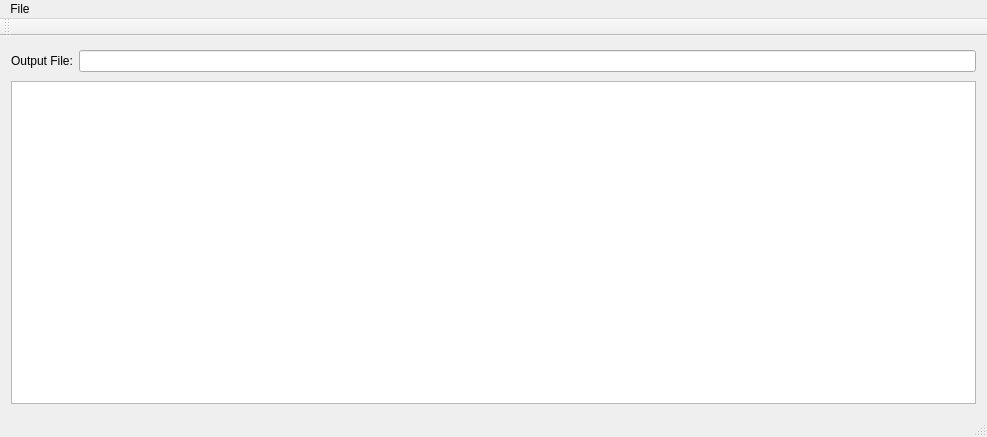
<?xml version="1.0" encoding="UTF-8"?>
<ui version="4.0">
 <class>MainWindow</class>
 <widget class="QMainWindow" name="MainWindow">
  <property name="geometry">
   <rect>
    <x>0</x>
    <y>0</y>
    <width>987</width>
    <height>437</height>
   </rect>
  </property>
  <property name="windowTitle">
   <string>MainWindow</string>
  </property>
  <widget class="QWidget" name="centralWidget">
   <layout class="QVBoxLayout" name="verticalLayout">
    <item>
     <layout class="QHBoxLayout" name="horizontalLayout">
      <property name="topMargin">
       <number>3</number>
      </property>
      <property name="bottomMargin">
       <number>3</number>
      </property>
      <item>
       <widget class="QLabel" name="label">
        <property name="text">
         <string>Output File:</string>
        </property>
       </widget>
      </item>
      <item>
       <widget class="QLineEdit" name="lineEditOutputFile"/>
      </item>
     </layout>
    </item>
    <item>
     <widget class="QPlainTextEdit" name="plainTextEdit"/>
    </item>
   </layout>
  </widget>
  <widget class="QMenuBar" name="menuBar">
   <property name="geometry">
    <rect>
     <x>0</x>
     <y>0</y>
     <width>987</width>
     <height>19</height>
    </rect>
   </property>
   <widget class="QMenu" name="menuFile">
    <property name="title">
     <string>File</string>
    </property>
    <addaction name="actionSelect_File_To_Flip"/>
    <addaction name="actionExit"/>
   </widget>
   <addaction name="menuFile"/>
  </widget>
  <widget class="QToolBar" name="mainToolBar">
   <attribute name="toolBarArea">
    <enum>TopToolBarArea</enum>
   </attribute>
   <attribute name="toolBarBreak">
    <bool>false</bool>
   </attribute>
  </widget>
  <widget class="QStatusBar" name="statusBar"/>
  <action name="actionSelect_File_To_Flip">
   <property name="text">
    <string>Select File To Flip ...</string>
   </property>
  </action>
  <action name="actionExit">
   <property name="text">
    <string>Exit</string>
   </property>
  </action>
 </widget>
 <layoutdefault spacing="6" margin="11"/>
 <resources/>
 <connections/>
</ui>
